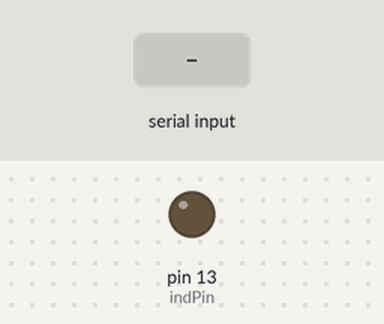
Bench run of a sketch on a simulated Arduino Uno, built with avr-gcc and run on an emulated ATmega328P. On the bench: output pins drawn as LEDs (lit = HIGH). The inputs (shaded band) are chosen by the test bench.

Above: at 1.2 s.
1.3 s: "1\n" received over the second serial link
At 1.8 s:
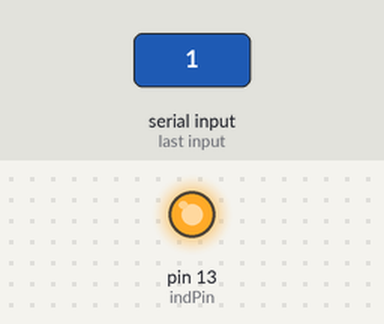
2.8 s: "0\n" received over the second serial link
At 4.1 s:
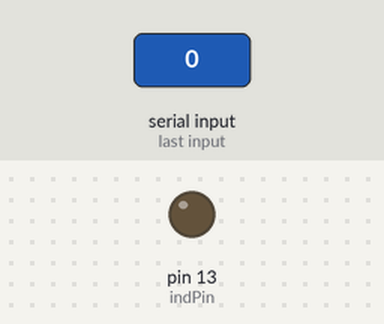
Timing chart, 0 to 5.8 s (numbered marks = the images above; inputs shaded):
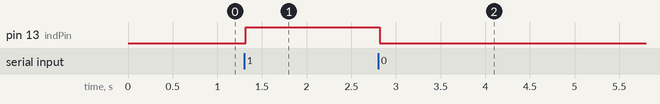

Measured:
- after the input at 1.3 s, pin 13 (indPin): LOW → HIGH at once
- after the input at 2.8 s, pin 13 (indPin): HIGH → LOW at once

The sketch:

AppToArduinoWorking.ino
```cpp
  /*
  BLE Module– LED Test
  Hardware 1: MLT-BT05 BLE Bluetooth v4.0
  Hardware 2: Arduino Uno R3
  Experimental Sketch: By T.K.Hareendran
  */

  #define indPin 13
  char data = 0;
  #include <SoftwareSerial.h>
  SoftwareSerial BTSerial = SoftwareSerial(10, 11); // RX | TX

  void setup()
  {
    BTSerial.begin(9600);
    pinMode(indPin, OUTPUT);
  }

  void loop()
  {
    if(BTSerial.available() > 0)
    {
      data = BTSerial.read();
      BTSerial.print("BLE LED TEST...");
      BTSerial.print("\n");
      if (data == '1')
      {
        digitalWrite(indPin, HIGH);
      }
      else if (data == '0')
      {
        digitalWrite(indPin, LOW);
      }
    }
  }
```
